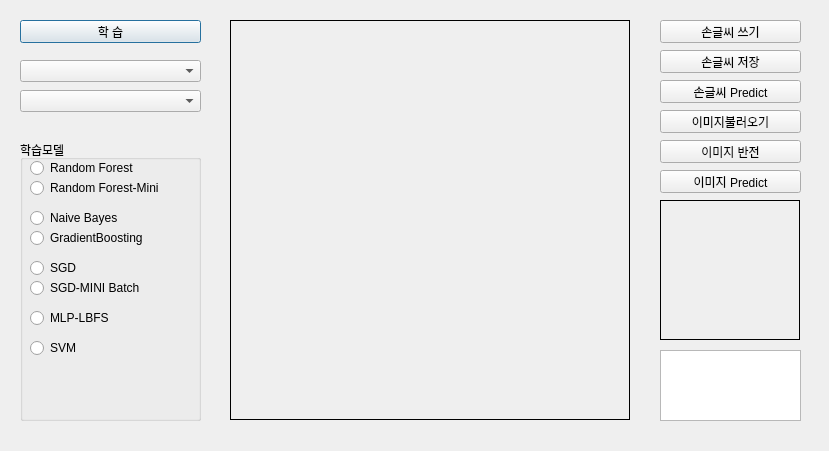
<?xml version="1.0" encoding="UTF-8"?>
<ui version="4.0">
 <class>Dialog</class>
 <widget class="QDialog" name="Dialog">
  <property name="geometry">
   <rect>
    <x>0</x>
    <y>0</y>
    <width>829</width>
    <height>451</height>
   </rect>
  </property>
  <property name="windowTitle">
   <string>Dialog</string>
  </property>
  <widget class="QStackedWidget" name="DrawingFrame">
   <property name="geometry">
    <rect>
     <x>230</x>
     <y>20</y>
     <width>400</width>
     <height>400</height>
    </rect>
   </property>
   <property name="frameShape">
    <enum>QFrame::Box</enum>
   </property>
   <property name="frameShadow">
    <enum>QFrame::Plain</enum>
   </property>
   <property name="currentIndex">
    <number>1</number>
   </property>
   <widget class="QWidget" name="page"/>
   <widget class="QWidget" name="page_2"/>
  </widget>
  <widget class="QPushButton" name="pushButton1">
   <property name="geometry">
    <rect>
     <x>20</x>
     <y>20</y>
     <width>181</width>
     <height>23</height>
    </rect>
   </property>
   <property name="text">
    <string>학 습</string>
   </property>
  </widget>
  <widget class="QPushButton" name="pushButton2">
   <property name="geometry">
    <rect>
     <x>660</x>
     <y>80</y>
     <width>141</width>
     <height>23</height>
    </rect>
   </property>
   <property name="text">
    <string>손글씨 Predict</string>
   </property>
  </widget>
  <widget class="QPushButton" name="pushButton3">
   <property name="geometry">
    <rect>
     <x>660</x>
     <y>20</y>
     <width>141</width>
     <height>23</height>
    </rect>
   </property>
   <property name="text">
    <string>손글씨 쓰기</string>
   </property>
  </widget>
  <widget class="QTextEdit" name="textEdit">
   <property name="geometry">
    <rect>
     <x>660</x>
     <y>350</y>
     <width>141</width>
     <height>71</height>
    </rect>
   </property>
  </widget>
  <widget class="QPushButton" name="pushButton4">
   <property name="geometry">
    <rect>
     <x>660</x>
     <y>50</y>
     <width>141</width>
     <height>23</height>
    </rect>
   </property>
   <property name="text">
    <string>손글씨 저장</string>
   </property>
  </widget>
  <widget class="QGroupBox" name="groupBox">
   <property name="geometry">
    <rect>
     <x>20</x>
     <y>140</y>
     <width>181</width>
     <height>281</height>
    </rect>
   </property>
   <property name="title">
    <string>학습모델</string>
   </property>
   <widget class="QRadioButton" name="radioButton1">
    <property name="geometry">
     <rect>
      <x>10</x>
      <y>20</y>
      <width>121</width>
      <height>16</height>
     </rect>
    </property>
    <property name="text">
     <string>Random Forest</string>
    </property>
   </widget>
   <widget class="QRadioButton" name="radioButton2">
    <property name="geometry">
     <rect>
      <x>10</x>
      <y>40</y>
      <width>151</width>
      <height>16</height>
     </rect>
    </property>
    <property name="text">
     <string>Random Forest-Mini</string>
    </property>
   </widget>
   <widget class="QRadioButton" name="radioButton5">
    <property name="geometry">
     <rect>
      <x>10</x>
      <y>120</y>
      <width>121</width>
      <height>16</height>
     </rect>
    </property>
    <property name="text">
     <string>SGD</string>
    </property>
   </widget>
   <widget class="QRadioButton" name="radioButton7">
    <property name="geometry">
     <rect>
      <x>10</x>
      <y>170</y>
      <width>121</width>
      <height>16</height>
     </rect>
    </property>
    <property name="text">
     <string>MLP-LBFS</string>
    </property>
   </widget>
   <widget class="QRadioButton" name="radioButton8">
    <property name="geometry">
     <rect>
      <x>10</x>
      <y>200</y>
      <width>121</width>
      <height>16</height>
     </rect>
    </property>
    <property name="text">
     <string>SVM</string>
    </property>
   </widget>
   <widget class="QRadioButton" name="radioButton6">
    <property name="geometry">
     <rect>
      <x>10</x>
      <y>140</y>
      <width>121</width>
      <height>16</height>
     </rect>
    </property>
    <property name="text">
     <string>SGD-MINI Batch</string>
    </property>
   </widget>
   <widget class="QRadioButton" name="radioButton4">
    <property name="geometry">
     <rect>
      <x>10</x>
      <y>90</y>
      <width>121</width>
      <height>16</height>
     </rect>
    </property>
    <property name="text">
     <string>GradientBoosting</string>
    </property>
   </widget>
   <widget class="QRadioButton" name="radioButton3">
    <property name="geometry">
     <rect>
      <x>10</x>
      <y>70</y>
      <width>121</width>
      <height>16</height>
     </rect>
    </property>
    <property name="text">
     <string>Naive Bayes</string>
    </property>
   </widget>
  </widget>
  <widget class="QComboBox" name="comboBox">
   <property name="geometry">
    <rect>
     <x>20</x>
     <y>60</y>
     <width>181</width>
     <height>22</height>
    </rect>
   </property>
  </widget>
  <widget class="QComboBox" name="comboBox2">
   <property name="geometry">
    <rect>
     <x>20</x>
     <y>90</y>
     <width>181</width>
     <height>22</height>
    </rect>
   </property>
  </widget>
  <widget class="QPushButton" name="pushButton5">
   <property name="geometry">
    <rect>
     <x>660</x>
     <y>110</y>
     <width>141</width>
     <height>23</height>
    </rect>
   </property>
   <property name="text">
    <string>이미지불러오기</string>
   </property>
  </widget>
  <widget class="QLabel" name="Label2">
   <property name="geometry">
    <rect>
     <x>660</x>
     <y>200</y>
     <width>140</width>
     <height>140</height>
    </rect>
   </property>
   <property name="frameShape">
    <enum>QFrame::Box</enum>
   </property>
   <property name="text">
    <string/>
   </property>
  </widget>
  <widget class="QPushButton" name="pushButton6">
   <property name="geometry">
    <rect>
     <x>660</x>
     <y>170</y>
     <width>141</width>
     <height>23</height>
    </rect>
   </property>
   <property name="text">
    <string>이미지 Predict</string>
   </property>
  </widget>
  <widget class="QPushButton" name="pushButton7">
   <property name="geometry">
    <rect>
     <x>660</x>
     <y>140</y>
     <width>141</width>
     <height>23</height>
    </rect>
   </property>
   <property name="text">
    <string>이미지 반전</string>
   </property>
  </widget>
 </widget>
 <resources/>
 <connections/>
</ui>
